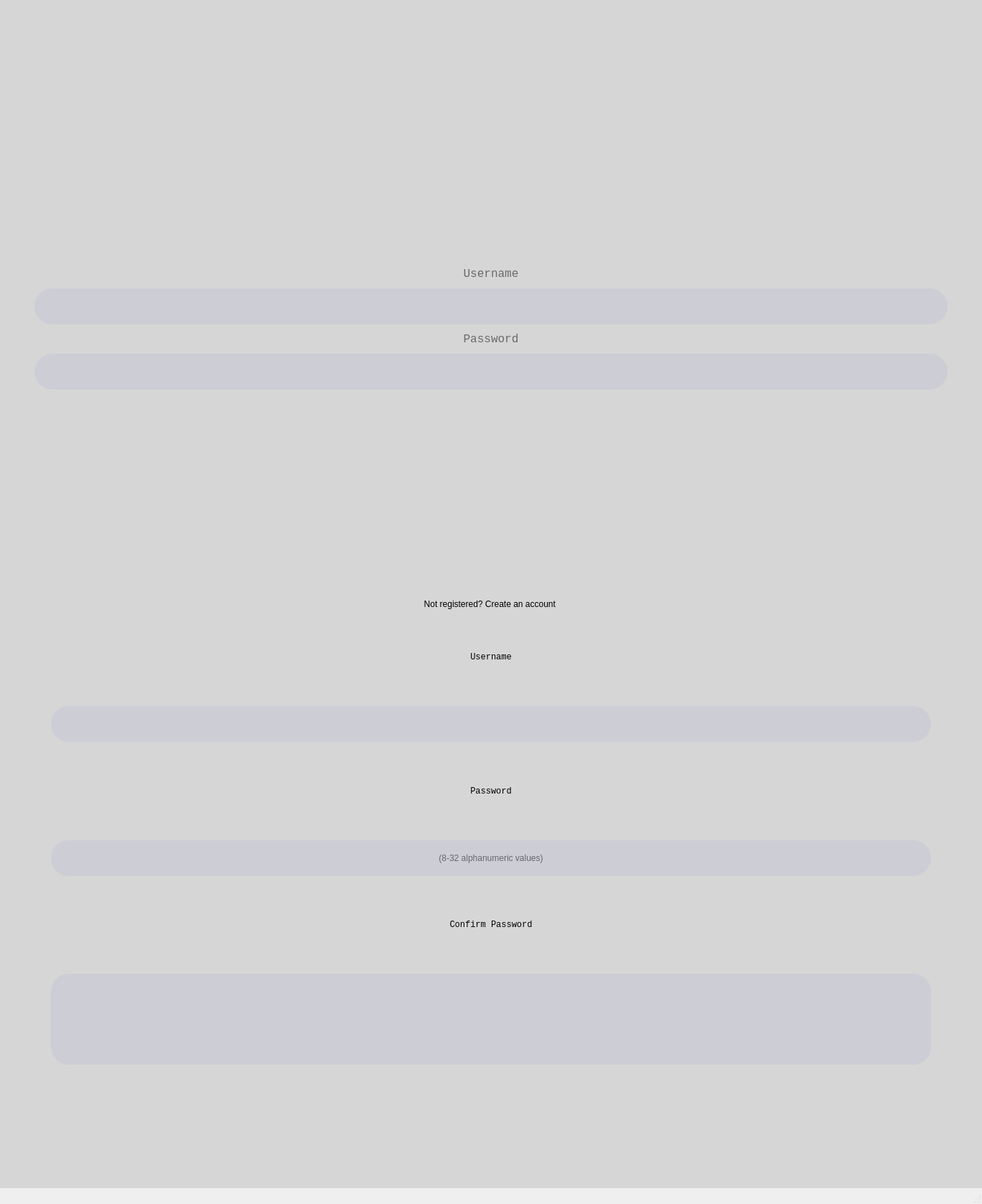
<?xml version="1.0" encoding="UTF-8"?>
<ui version="4.0">
 <class>MainWindow</class>
 <widget class="QMainWindow" name="MainWindow">
  <property name="geometry">
   <rect>
    <x>0</x>
    <y>0</y>
    <width>1368</width>
    <height>1678</height>
   </rect>
  </property>
  <property name="windowTitle">
   <string>MainWindow</string>
  </property>
  <property name="styleSheet">
   <string notr="true">background-image: url(:/Graphics/LoginBg/17580.jpg);
</string>
  </property>
  <widget class="QWidget" name="centralwidget">
   <property name="sizePolicy">
    <sizepolicy hsizetype="Expanding" vsizetype="Expanding">
     <horstretch>0</horstretch>
     <verstretch>0</verstretch>
    </sizepolicy>
   </property>
   <property name="styleSheet">
    <string notr="true">background-color:rgb(214, 214, 214); </string>
   </property>
   <layout class="QVBoxLayout" name="verticalLayout_5">
    <item>
     <widget class="QGroupBox" name="groupBox_3">
      <property name="enabled">
       <bool>true</bool>
      </property>
      <property name="sizePolicy">
       <sizepolicy hsizetype="Preferred" vsizetype="Expanding">
        <horstretch>0</horstretch>
        <verstretch>0</verstretch>
       </sizepolicy>
      </property>
      <property name="layoutDirection">
       <enum>Qt::LeftToRight</enum>
      </property>
      <property name="styleSheet">
       <string notr="true">border: none;
background: transparent;

</string>
      </property>
      <property name="title">
       <string/>
      </property>
      <property name="alignment">
       <set>Qt::AlignCenter</set>
      </property>
      <property name="flat">
       <bool>false</bool>
      </property>
      <property name="checkable">
       <bool>false</bool>
      </property>
      <layout class="QVBoxLayout" name="verticalLayout_6">
       <item>
        <widget class="QWidget" name="widget" native="true">
         <property name="enabled">
          <bool>true</bool>
         </property>
         <property name="sizePolicy">
          <sizepolicy hsizetype="Expanding" vsizetype="Expanding">
           <horstretch>0</horstretch>
           <verstretch>0</verstretch>
          </sizepolicy>
         </property>
         <property name="minimumSize">
          <size>
           <width>0</width>
           <height>0</height>
          </size>
         </property>
         <property name="maximumSize">
          <size>
           <width>16777215</width>
           <height>16777215</height>
          </size>
         </property>
         <property name="baseSize">
          <size>
           <width>0</width>
           <height>0</height>
          </size>
         </property>
         <property name="layoutDirection">
          <enum>Qt::LeftToRight</enum>
         </property>
         <property name="styleSheet">
          <string notr="true"> background: transparent;</string>
         </property>
         <layout class="QVBoxLayout" name="verticalLayout_4">
          <property name="spacing">
           <number>50</number>
          </property>
          <property name="sizeConstraint">
           <enum>QLayout::SetDefaultConstraint</enum>
          </property>
          <property name="topMargin">
           <number>9</number>
          </property>
          <item>
           <widget class="QGroupBox" name="groupBox">
            <property name="sizePolicy">
             <sizepolicy hsizetype="Ignored" vsizetype="Fixed">
              <horstretch>0</horstretch>
              <verstretch>0</verstretch>
             </sizepolicy>
            </property>
            <property name="minimumSize">
             <size>
              <width>400</width>
              <height>0</height>
             </size>
            </property>
            <property name="palette">
             <palette>
              <active>
               <colorrole role="Button">
                <brush brushstyle="SolidPattern">
                 <color alpha="0">
                  <red>0</red>
                  <green>0</green>
                  <blue>0</blue>
                 </color>
                </brush>
               </colorrole>
               <colorrole role="Base">
                <brush brushstyle="SolidPattern">
                 <color alpha="0">
                  <red>0</red>
                  <green>0</green>
                  <blue>0</blue>
                 </color>
                </brush>
               </colorrole>
               <colorrole role="Window">
                <brush brushstyle="SolidPattern">
                 <color alpha="0">
                  <red>0</red>
                  <green>0</green>
                  <blue>0</blue>
                 </color>
                </brush>
               </colorrole>
              </active>
              <inactive>
               <colorrole role="Button">
                <brush brushstyle="SolidPattern">
                 <color alpha="0">
                  <red>0</red>
                  <green>0</green>
                  <blue>0</blue>
                 </color>
                </brush>
               </colorrole>
               <colorrole role="Base">
                <brush brushstyle="SolidPattern">
                 <color alpha="0">
                  <red>0</red>
                  <green>0</green>
                  <blue>0</blue>
                 </color>
                </brush>
               </colorrole>
               <colorrole role="Window">
                <brush brushstyle="SolidPattern">
                 <color alpha="0">
                  <red>0</red>
                  <green>0</green>
                  <blue>0</blue>
                 </color>
                </brush>
               </colorrole>
              </inactive>
              <disabled>
               <colorrole role="Button">
                <brush brushstyle="SolidPattern">
                 <color alpha="0">
                  <red>0</red>
                  <green>0</green>
                  <blue>0</blue>
                 </color>
                </brush>
               </colorrole>
               <colorrole role="Base">
                <brush brushstyle="SolidPattern">
                 <color alpha="0">
                  <red>0</red>
                  <green>0</green>
                  <blue>0</blue>
                 </color>
                </brush>
               </colorrole>
               <colorrole role="Window">
                <brush brushstyle="SolidPattern">
                 <color alpha="0">
                  <red>0</red>
                  <green>0</green>
                  <blue>0</blue>
                 </color>
                </brush>
               </colorrole>
              </disabled>
             </palette>
            </property>
            <property name="layoutDirection">
             <enum>Qt::LeftToRight</enum>
            </property>
            <property name="styleSheet">
             <string notr="true"/>
            </property>
            <property name="title">
             <string/>
            </property>
            <property name="alignment">
             <set>Qt::AlignJustify|Qt::AlignVCenter</set>
            </property>
            <property name="flat">
             <bool>false</bool>
            </property>
            <property name="checkable">
             <bool>false</bool>
            </property>
            <layout class="QVBoxLayout" name="verticalLayout">
             <property name="spacing">
              <number>5</number>
             </property>
             <property name="bottomMargin">
              <number>0</number>
             </property>
             <item>
              <widget class="QGroupBox" name="groupBox_4">
               <property name="layoutDirection">
                <enum>Qt::LeftToRight</enum>
               </property>
               <property name="styleSheet">
                <string notr="true">border-radius: 25px; border-color: #a58ca5</string>
               </property>
               <property name="title">
                <string/>
               </property>
               <property name="alignment">
                <set>Qt::AlignJustify|Qt::AlignVCenter</set>
               </property>
               <layout class="QVBoxLayout" name="verticalLayout_3">
                <item>
                 <widget class="QLabel" name="label_6">
                  <property name="sizePolicy">
                   <sizepolicy hsizetype="Minimum" vsizetype="Minimum">
                    <horstretch>0</horstretch>
                    <verstretch>0</verstretch>
                   </sizepolicy>
                  </property>
                  <property name="minimumSize">
                   <size>
                    <width>200</width>
                    <height>100</height>
                   </size>
                  </property>
                  <property name="text">
                   <string/>
                  </property>
                  <property name="pixmap">
                   <pixmap resource="textedit.qrc">:/Graphics/LogoTemp/Poshed.png</pixmap>
                  </property>
                  <property name="alignment">
                   <set>Qt::AlignCenter</set>
                  </property>
                 </widget>
                </item>
                <item>
                 <widget class="QLabel" name="label">
                  <property name="palette">
                   <palette>
                    <active>
                     <colorrole role="WindowText">
                      <brush brushstyle="SolidPattern">
                       <color alpha="200">
                        <red>75</red>
                        <green>75</green>
                        <blue>75</blue>
                       </color>
                      </brush>
                     </colorrole>
                     <colorrole role="Button">
                      <brush brushstyle="SolidPattern">
                       <color alpha="0">
                        <red>0</red>
                        <green>0</green>
                        <blue>0</blue>
                       </color>
                      </brush>
                     </colorrole>
                     <colorrole role="Base">
                      <brush brushstyle="SolidPattern">
                       <color alpha="0">
                        <red>0</red>
                        <green>0</green>
                        <blue>0</blue>
                       </color>
                      </brush>
                     </colorrole>
                     <colorrole role="Window">
                      <brush brushstyle="SolidPattern">
                       <color alpha="0">
                        <red>0</red>
                        <green>0</green>
                        <blue>0</blue>
                       </color>
                      </brush>
                     </colorrole>
                    </active>
                    <inactive>
                     <colorrole role="WindowText">
                      <brush brushstyle="SolidPattern">
                       <color alpha="200">
                        <red>75</red>
                        <green>75</green>
                        <blue>75</blue>
                       </color>
                      </brush>
                     </colorrole>
                     <colorrole role="Button">
                      <brush brushstyle="SolidPattern">
                       <color alpha="0">
                        <red>0</red>
                        <green>0</green>
                        <blue>0</blue>
                       </color>
                      </brush>
                     </colorrole>
                     <colorrole role="Base">
                      <brush brushstyle="SolidPattern">
                       <color alpha="0">
                        <red>0</red>
                        <green>0</green>
                        <blue>0</blue>
                       </color>
                      </brush>
                     </colorrole>
                     <colorrole role="Window">
                      <brush brushstyle="SolidPattern">
                       <color alpha="0">
                        <red>0</red>
                        <green>0</green>
                        <blue>0</blue>
                       </color>
                      </brush>
                     </colorrole>
                    </inactive>
                    <disabled>
                     <colorrole role="WindowText">
                      <brush brushstyle="SolidPattern">
                       <color alpha="255">
                        <red>120</red>
                        <green>120</green>
                        <blue>120</blue>
                       </color>
                      </brush>
                     </colorrole>
                     <colorrole role="Button">
                      <brush brushstyle="SolidPattern">
                       <color alpha="0">
                        <red>0</red>
                        <green>0</green>
                        <blue>0</blue>
                       </color>
                      </brush>
                     </colorrole>
                     <colorrole role="Base">
                      <brush brushstyle="SolidPattern">
                       <color alpha="0">
                        <red>0</red>
                        <green>0</green>
                        <blue>0</blue>
                       </color>
                      </brush>
                     </colorrole>
                     <colorrole role="Window">
                      <brush brushstyle="SolidPattern">
                       <color alpha="0">
                        <red>0</red>
                        <green>0</green>
                        <blue>0</blue>
                       </color>
                      </brush>
                     </colorrole>
                    </disabled>
                   </palette>
                  </property>
                  <property name="font">
                   <font>
                    <family>Lucida Console</family>
                    <pointsize>12</pointsize>
                   </font>
                  </property>
                  <property name="styleSheet">
                   <string notr="true">margin: 5px;</string>
                  </property>
                  <property name="text">
                   <string>Username</string>
                  </property>
                  <property name="alignment">
                   <set>Qt::AlignCenter</set>
                  </property>
                 </widget>
                </item>
                <item>
                 <widget class="QLineEdit" name="lineEdit_username">
                  <property name="enabled">
                   <bool>true</bool>
                  </property>
                  <property name="sizePolicy">
                   <sizepolicy hsizetype="MinimumExpanding" vsizetype="Fixed">
                    <horstretch>0</horstretch>
                    <verstretch>0</verstretch>
                   </sizepolicy>
                  </property>
                  <property name="minimumSize">
                   <size>
                    <width>250</width>
                    <height>50</height>
                   </size>
                  </property>
                  <property name="maximumSize">
                   <size>
                    <width>16777215</width>
                    <height>50</height>
                   </size>
                  </property>
                  <property name="palette">
                   <palette>
                    <active>
                     <colorrole role="Button">
                      <brush brushstyle="SolidPattern">
                       <color alpha="25">
                        <red>120</red>
                        <green>120</green>
                        <blue>200</blue>
                       </color>
                      </brush>
                     </colorrole>
                     <colorrole role="Base">
                      <brush brushstyle="SolidPattern">
                       <color alpha="25">
                        <red>120</red>
                        <green>120</green>
                        <blue>200</blue>
                       </color>
                      </brush>
                     </colorrole>
                     <colorrole role="Window">
                      <brush brushstyle="SolidPattern">
                       <color alpha="25">
                        <red>120</red>
                        <green>120</green>
                        <blue>200</blue>
                       </color>
                      </brush>
                     </colorrole>
                    </active>
                    <inactive>
                     <colorrole role="Button">
                      <brush brushstyle="SolidPattern">
                       <color alpha="25">
                        <red>120</red>
                        <green>120</green>
                        <blue>200</blue>
                       </color>
                      </brush>
                     </colorrole>
                     <colorrole role="Base">
                      <brush brushstyle="SolidPattern">
                       <color alpha="25">
                        <red>120</red>
                        <green>120</green>
                        <blue>200</blue>
                       </color>
                      </brush>
                     </colorrole>
                     <colorrole role="Window">
                      <brush brushstyle="SolidPattern">
                       <color alpha="25">
                        <red>120</red>
                        <green>120</green>
                        <blue>200</blue>
                       </color>
                      </brush>
                     </colorrole>
                    </inactive>
                    <disabled>
                     <colorrole role="Button">
                      <brush brushstyle="SolidPattern">
                       <color alpha="25">
                        <red>120</red>
                        <green>120</green>
                        <blue>200</blue>
                       </color>
                      </brush>
                     </colorrole>
                     <colorrole role="Base">
                      <brush brushstyle="SolidPattern">
                       <color alpha="25">
                        <red>120</red>
                        <green>120</green>
                        <blue>200</blue>
                       </color>
                      </brush>
                     </colorrole>
                     <colorrole role="Window">
                      <brush brushstyle="SolidPattern">
                       <color alpha="25">
                        <red>120</red>
                        <green>120</green>
                        <blue>200</blue>
                       </color>
                      </brush>
                     </colorrole>
                    </disabled>
                   </palette>
                  </property>
                  <property name="layoutDirection">
                   <enum>Qt::LeftToRight</enum>
                  </property>
                  <property name="autoFillBackground">
                   <bool>false</bool>
                  </property>
                  <property name="styleSheet">
                   <string notr="true">background-color: rgba(120,120,200,0.1); border: none;</string>
                  </property>
                  <property name="cursorPosition">
                   <number>0</number>
                  </property>
                  <property name="alignment">
                   <set>Qt::AlignCenter</set>
                  </property>
                 </widget>
                </item>
                <item>
                 <widget class="QLabel" name="label_2">
                  <property name="palette">
                   <palette>
                    <active>
                     <colorrole role="WindowText">
                      <brush brushstyle="SolidPattern">
                       <color alpha="200">
                        <red>75</red>
                        <green>75</green>
                        <blue>75</blue>
                       </color>
                      </brush>
                     </colorrole>
                     <colorrole role="Button">
                      <brush brushstyle="SolidPattern">
                       <color alpha="0">
                        <red>0</red>
                        <green>0</green>
                        <blue>0</blue>
                       </color>
                      </brush>
                     </colorrole>
                     <colorrole role="Base">
                      <brush brushstyle="SolidPattern">
                       <color alpha="0">
                        <red>0</red>
                        <green>0</green>
                        <blue>0</blue>
                       </color>
                      </brush>
                     </colorrole>
                     <colorrole role="Window">
                      <brush brushstyle="SolidPattern">
                       <color alpha="0">
                        <red>0</red>
                        <green>0</green>
                        <blue>0</blue>
                       </color>
                      </brush>
                     </colorrole>
                    </active>
                    <inactive>
                     <colorrole role="WindowText">
                      <brush brushstyle="SolidPattern">
                       <color alpha="200">
                        <red>75</red>
                        <green>75</green>
                        <blue>75</blue>
                       </color>
                      </brush>
                     </colorrole>
                     <colorrole role="Button">
                      <brush brushstyle="SolidPattern">
                       <color alpha="0">
                        <red>0</red>
                        <green>0</green>
                        <blue>0</blue>
                       </color>
                      </brush>
                     </colorrole>
                     <colorrole role="Base">
                      <brush brushstyle="SolidPattern">
                       <color alpha="0">
                        <red>0</red>
                        <green>0</green>
                        <blue>0</blue>
                       </color>
                      </brush>
                     </colorrole>
                     <colorrole role="Window">
                      <brush brushstyle="SolidPattern">
                       <color alpha="0">
                        <red>0</red>
                        <green>0</green>
                        <blue>0</blue>
                       </color>
                      </brush>
                     </colorrole>
                    </inactive>
                    <disabled>
                     <colorrole role="WindowText">
                      <brush brushstyle="SolidPattern">
                       <color alpha="255">
                        <red>120</red>
                        <green>120</green>
                        <blue>120</blue>
                       </color>
                      </brush>
                     </colorrole>
                     <colorrole role="Button">
                      <brush brushstyle="SolidPattern">
                       <color alpha="0">
                        <red>0</red>
                        <green>0</green>
                        <blue>0</blue>
                       </color>
                      </brush>
                     </colorrole>
                     <colorrole role="Base">
                      <brush brushstyle="SolidPattern">
                       <color alpha="0">
                        <red>0</red>
                        <green>0</green>
                        <blue>0</blue>
                       </color>
                      </brush>
                     </colorrole>
                     <colorrole role="Window">
                      <brush brushstyle="SolidPattern">
                       <color alpha="0">
                        <red>0</red>
                        <green>0</green>
                        <blue>0</blue>
                       </color>
                      </brush>
                     </colorrole>
                    </disabled>
                   </palette>
                  </property>
                  <property name="font">
                   <font>
                    <family>Lucida Console</family>
                    <pointsize>12</pointsize>
                   </font>
                  </property>
                  <property name="styleSheet">
                   <string notr="true">margin: 5px;</string>
                  </property>
                  <property name="text">
                   <string> Password </string>
                  </property>
                  <property name="alignment">
                   <set>Qt::AlignCenter</set>
                  </property>
                 </widget>
                </item>
                <item>
                 <widget class="QLineEdit" name="lineEdit_password">
                  <property name="sizePolicy">
                   <sizepolicy hsizetype="MinimumExpanding" vsizetype="Fixed">
                    <horstretch>0</horstretch>
                    <verstretch>0</verstretch>
                   </sizepolicy>
                  </property>
                  <property name="minimumSize">
                   <size>
                    <width>370</width>
                    <height>50</height>
                   </size>
                  </property>
                  <property name="maximumSize">
                   <size>
                    <width>16777215</width>
                    <height>16777215</height>
                   </size>
                  </property>
                  <property name="styleSheet">
                   <string notr="true">background-color: rgba(120,120,200,0.1); border: none;</string>
                  </property>
                  <property name="alignment">
                   <set>Qt::AlignCenter</set>
                  </property>
                 </widget>
                </item>
                <item>
                 <widget class="QPushButton" name="pushButton_Login">
                  <property name="sizePolicy">
                   <sizepolicy hsizetype="Minimum" vsizetype="Minimum">
                    <horstretch>0</horstretch>
                    <verstretch>0</verstretch>
                   </sizepolicy>
                  </property>
                  <property name="minimumSize">
                   <size>
                    <width>200</width>
                    <height>50</height>
                   </size>
                  </property>
                  <property name="cursor">
                   <cursorShape>PointingHandCursor</cursorShape>
                  </property>
                  <property name="styleSheet">
                   <string notr="true"/>
                  </property>
                  <property name="text">
                   <string/>
                  </property>
                  <property name="iconSize">
                   <size>
                    <width>10</width>
                    <height>10</height>
                   </size>
                  </property>
                  <property name="autoDefault">
                   <bool>false</bool>
                  </property>
                  <property name="default">
                   <bool>false</bool>
                  </property>
                  <property name="flat">
                   <bool>false</bool>
                  </property>
                 </widget>
                </item>
               </layout>
              </widget>
             </item>
            </layout>
           </widget>
          </item>
         </layout>
        </widget>
       </item>
       <item>
        <widget class="QGroupBox" name="groupBox_2">
         <property name="enabled">
          <bool>true</bool>
         </property>
         <property name="sizePolicy">
          <sizepolicy hsizetype="Expanding" vsizetype="Expanding">
           <horstretch>0</horstretch>
           <verstretch>0</verstretch>
          </sizepolicy>
         </property>
         <property name="minimumSize">
          <size>
           <width>100</width>
           <height>0</height>
          </size>
         </property>
         <property name="maximumSize">
          <size>
           <width>16777215</width>
           <height>16777215</height>
          </size>
         </property>
         <property name="styleSheet">
          <string notr="true">border-radius: 25px; border-color: #a58ca5</string>
         </property>
         <property name="title">
          <string>Not registered? Create an account </string>
         </property>
         <property name="alignment">
          <set>Qt::AlignHCenter|Qt::AlignTop</set>
         </property>
         <layout class="QVBoxLayout" name="verticalLayout_2">
          <property name="spacing">
           <number>5</number>
          </property>
          <property name="leftMargin">
           <number>50</number>
          </property>
          <property name="topMargin">
           <number>20</number>
          </property>
          <property name="rightMargin">
           <number>50</number>
          </property>
          <property name="bottomMargin">
           <number>20</number>
          </property>
          <item>
           <widget class="QLabel" name="label_3">
            <property name="palette">
             <palette>
              <active>
               <colorrole role="Button">
                <brush brushstyle="SolidPattern">
                 <color alpha="0">
                  <red>0</red>
                  <green>0</green>
                  <blue>0</blue>
                 </color>
                </brush>
               </colorrole>
               <colorrole role="Base">
                <brush brushstyle="SolidPattern">
                 <color alpha="0">
                  <red>0</red>
                  <green>0</green>
                  <blue>0</blue>
                 </color>
                </brush>
               </colorrole>
               <colorrole role="Window">
                <brush brushstyle="SolidPattern">
                 <color alpha="0">
                  <red>0</red>
                  <green>0</green>
                  <blue>0</blue>
                 </color>
                </brush>
               </colorrole>
              </active>
              <inactive>
               <colorrole role="Button">
                <brush brushstyle="SolidPattern">
                 <color alpha="0">
                  <red>0</red>
                  <green>0</green>
                  <blue>0</blue>
                 </color>
                </brush>
               </colorrole>
               <colorrole role="Base">
                <brush brushstyle="SolidPattern">
                 <color alpha="0">
                  <red>0</red>
                  <green>0</green>
                  <blue>0</blue>
                 </color>
                </brush>
               </colorrole>
               <colorrole role="Window">
                <brush brushstyle="SolidPattern">
                 <color alpha="0">
                  <red>0</red>
                  <green>0</green>
                  <blue>0</blue>
                 </color>
                </brush>
               </colorrole>
              </inactive>
              <disabled>
               <colorrole role="Button">
                <brush brushstyle="SolidPattern">
                 <color alpha="0">
                  <red>0</red>
                  <green>0</green>
                  <blue>0</blue>
                 </color>
                </brush>
               </colorrole>
               <colorrole role="Base">
                <brush brushstyle="SolidPattern">
                 <color alpha="0">
                  <red>0</red>
                  <green>0</green>
                  <blue>0</blue>
                 </color>
                </brush>
               </colorrole>
               <colorrole role="Window">
                <brush brushstyle="SolidPattern">
                 <color alpha="0">
                  <red>0</red>
                  <green>0</green>
                  <blue>0</blue>
                 </color>
                </brush>
               </colorrole>
              </disabled>
             </palette>
            </property>
            <property name="font">
             <font>
              <family>Lucida Console</family>
              <pointsize>9</pointsize>
             </font>
            </property>
            <property name="styleSheet">
             <string notr="true">margin: 5px</string>
            </property>
            <property name="text">
             <string>Username</string>
            </property>
            <property name="alignment">
             <set>Qt::AlignCenter</set>
            </property>
           </widget>
          </item>
          <item>
           <widget class="QLineEdit" name="lineEdit_userNamaSignUp">
            <property name="sizePolicy">
             <sizepolicy hsizetype="MinimumExpanding" vsizetype="Fixed">
              <horstretch>0</horstretch>
              <verstretch>0</verstretch>
             </sizepolicy>
            </property>
            <property name="minimumSize">
             <size>
              <width>200</width>
              <height>50</height>
             </size>
            </property>
            <property name="maximumSize">
             <size>
              <width>16777215</width>
              <height>50</height>
             </size>
            </property>
            <property name="autoFillBackground">
             <bool>false</bool>
            </property>
            <property name="styleSheet">
             <string notr="true">background-color: rgba(120,120,200,0.1); border: none;</string>
            </property>
            <property name="inputMask">
             <string/>
            </property>
            <property name="alignment">
             <set>Qt::AlignCenter</set>
            </property>
           </widget>
          </item>
          <item>
           <widget class="QLabel" name="label_4">
            <property name="palette">
             <palette>
              <active>
               <colorrole role="Button">
                <brush brushstyle="SolidPattern">
                 <color alpha="0">
                  <red>0</red>
                  <green>0</green>
                  <blue>0</blue>
                 </color>
                </brush>
               </colorrole>
               <colorrole role="Base">
                <brush brushstyle="SolidPattern">
                 <color alpha="0">
                  <red>0</red>
                  <green>0</green>
                  <blue>0</blue>
                 </color>
                </brush>
               </colorrole>
               <colorrole role="Window">
                <brush brushstyle="SolidPattern">
                 <color alpha="0">
                  <red>0</red>
                  <green>0</green>
                  <blue>0</blue>
                 </color>
                </brush>
               </colorrole>
              </active>
              <inactive>
               <colorrole role="Button">
                <brush brushstyle="SolidPattern">
                 <color alpha="0">
                  <red>0</red>
                  <green>0</green>
                  <blue>0</blue>
                 </color>
                </brush>
               </colorrole>
               <colorrole role="Base">
                <brush brushstyle="SolidPattern">
                 <color alpha="0">
                  <red>0</red>
                  <green>0</green>
                  <blue>0</blue>
                 </color>
                </brush>
               </colorrole>
               <colorrole role="Window">
                <brush brushstyle="SolidPattern">
                 <color alpha="0">
                  <red>0</red>
                  <green>0</green>
                  <blue>0</blue>
                 </color>
                </brush>
               </colorrole>
              </inactive>
              <disabled>
               <colorrole role="Button">
                <brush brushstyle="SolidPattern">
                 <color alpha="0">
                  <red>0</red>
                  <green>0</green>
                  <blue>0</blue>
                 </color>
                </brush>
               </colorrole>
               <colorrole role="Base">
                <brush brushstyle="SolidPattern">
                 <color alpha="0">
                  <red>0</red>
                  <green>0</green>
                  <blue>0</blue>
                 </color>
                </brush>
               </colorrole>
               <colorrole role="Window">
                <brush brushstyle="SolidPattern">
                 <color alpha="0">
                  <red>0</red>
                  <green>0</green>
                  <blue>0</blue>
                 </color>
                </brush>
               </colorrole>
              </disabled>
             </palette>
            </property>
            <property name="font">
             <font>
              <family>Lucida Console</family>
              <pointsize>9</pointsize>
             </font>
            </property>
            <property name="styleSheet">
             <string notr="true">margin: 5px</string>
            </property>
            <property name="text">
             <string>Password</string>
            </property>
            <property name="alignment">
             <set>Qt::AlignCenter</set>
            </property>
           </widget>
          </item>
          <item>
           <widget class="QLineEdit" name="lineEdit_passwordSignUp">
            <property name="sizePolicy">
             <sizepolicy hsizetype="MinimumExpanding" vsizetype="Fixed">
              <horstretch>0</horstretch>
              <verstretch>0</verstretch>
             </sizepolicy>
            </property>
            <property name="minimumSize">
             <size>
              <width>200</width>
              <height>50</height>
             </size>
            </property>
            <property name="maximumSize">
             <size>
              <width>16777215</width>
              <height>50</height>
             </size>
            </property>
            <property name="styleSheet">
             <string notr="true">background-color: rgba(120,120,200,0.1); border: none;</string>
            </property>
            <property name="alignment">
             <set>Qt::AlignCenter</set>
            </property>
            <property name="placeholderText">
             <string>(8-32 alphanumeric values)</string>
            </property>
           </widget>
          </item>
          <item>
           <widget class="QLabel" name="label_5">
            <property name="palette">
             <palette>
              <active>
               <colorrole role="Button">
                <brush brushstyle="SolidPattern">
                 <color alpha="0">
                  <red>0</red>
                  <green>0</green>
                  <blue>0</blue>
                 </color>
                </brush>
               </colorrole>
               <colorrole role="Base">
                <brush brushstyle="SolidPattern">
                 <color alpha="0">
                  <red>0</red>
                  <green>0</green>
                  <blue>0</blue>
                 </color>
                </brush>
               </colorrole>
               <colorrole role="Window">
                <brush brushstyle="SolidPattern">
                 <color alpha="0">
                  <red>0</red>
                  <green>0</green>
                  <blue>0</blue>
                 </color>
                </brush>
               </colorrole>
              </active>
              <inactive>
               <colorrole role="Button">
                <brush brushstyle="SolidPattern">
                 <color alpha="0">
                  <red>0</red>
                  <green>0</green>
                  <blue>0</blue>
                 </color>
                </brush>
               </colorrole>
               <colorrole role="Base">
                <brush brushstyle="SolidPattern">
                 <color alpha="0">
                  <red>0</red>
                  <green>0</green>
                  <blue>0</blue>
                 </color>
                </brush>
               </colorrole>
               <colorrole role="Window">
                <brush brushstyle="SolidPattern">
                 <color alpha="0">
                  <red>0</red>
                  <green>0</green>
                  <blue>0</blue>
                 </color>
                </brush>
               </colorrole>
              </inactive>
              <disabled>
               <colorrole role="Button">
                <brush brushstyle="SolidPattern">
                 <color alpha="0">
                  <red>0</red>
                  <green>0</green>
                  <blue>0</blue>
                 </color>
                </brush>
               </colorrole>
               <colorrole role="Base">
                <brush brushstyle="SolidPattern">
                 <color alpha="0">
                  <red>0</red>
                  <green>0</green>
                  <blue>0</blue>
                 </color>
                </brush>
               </colorrole>
               <colorrole role="Window">
                <brush brushstyle="SolidPattern">
                 <color alpha="0">
                  <red>0</red>
                  <green>0</green>
                  <blue>0</blue>
                 </color>
                </brush>
               </colorrole>
              </disabled>
             </palette>
            </property>
            <property name="font">
             <font>
              <family>Lucida Console</family>
              <pointsize>9</pointsize>
             </font>
            </property>
            <property name="styleSheet">
             <string notr="true">margin: 5px;</string>
            </property>
            <property name="text">
             <string>Confirm Password</string>
            </property>
            <property name="alignment">
             <set>Qt::AlignCenter</set>
            </property>
           </widget>
          </item>
          <item>
           <widget class="QLineEdit" name="lineEdit_confPasswordSignUp">
            <property name="sizePolicy">
             <sizepolicy hsizetype="Ignored" vsizetype="Ignored">
              <horstretch>0</horstretch>
              <verstretch>0</verstretch>
             </sizepolicy>
            </property>
            <property name="minimumSize">
             <size>
              <width>200</width>
              <height>50</height>
             </size>
            </property>
            <property name="styleSheet">
             <string notr="true">background-color: rgba(120,120,200,0.1); border: none;</string>
            </property>
            <property name="alignment">
             <set>Qt::AlignCenter</set>
            </property>
            <property name="placeholderText">
             <string/>
            </property>
           </widget>
          </item>
          <item>
           <widget class="QPushButton" name="pushButton_signup">
            <property name="sizePolicy">
             <sizepolicy hsizetype="Minimum" vsizetype="Minimum">
              <horstretch>0</horstretch>
              <verstretch>0</verstretch>
             </sizepolicy>
            </property>
            <property name="minimumSize">
             <size>
              <width>200</width>
              <height>50</height>
             </size>
            </property>
            <property name="maximumSize">
             <size>
              <width>16777215</width>
              <height>16777215</height>
             </size>
            </property>
            <property name="cursor">
             <cursorShape>PointingHandCursor</cursorShape>
            </property>
            <property name="styleSheet">
             <string notr="true"/>
            </property>
            <property name="text">
             <string/>
            </property>
            <property name="iconSize">
             <size>
              <width>10</width>
              <height>10</height>
             </size>
            </property>
           </widget>
          </item>
         </layout>
        </widget>
       </item>
      </layout>
     </widget>
    </item>
   </layout>
  </widget>
  <widget class="QStatusBar" name="statusbar"/>
  <widget class="QMenuBar" name="menubar">
   <property name="geometry">
    <rect>
     <x>0</x>
     <y>0</y>
     <width>1368</width>
     <height>21</height>
    </rect>
   </property>
  </widget>
 </widget>
 <resources>
  <include location="textedit.qrc"/>
 </resources>
 <connections/>
</ui>
